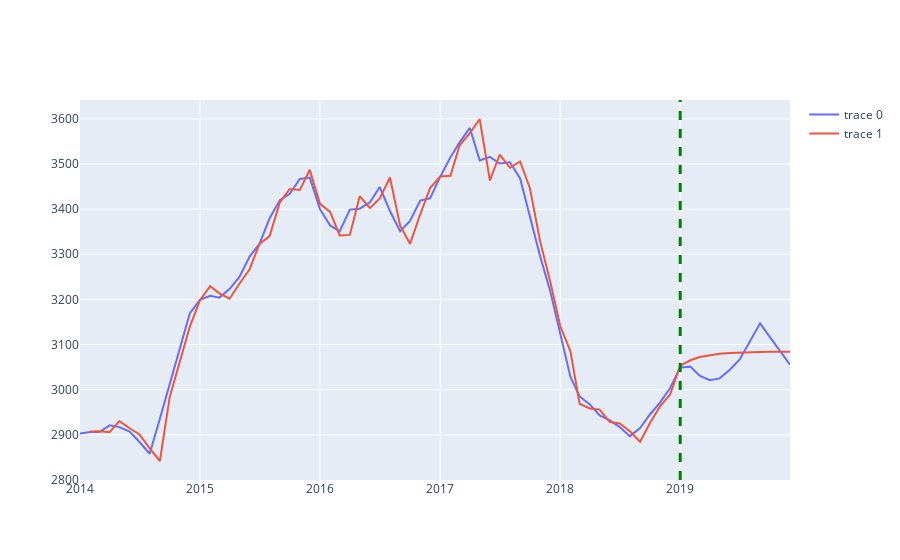

Write notebook code for a chart like this one.
### Code cell
plot_arima('10028', pred_dict_bds)
